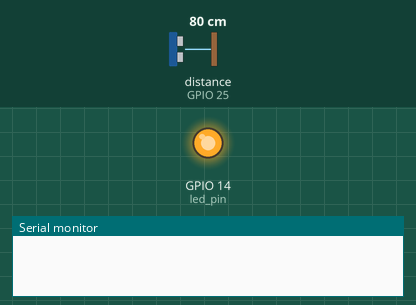
The program below on a simulated ESP32. On the bench: output pins drawn as LEDs (lit = HIGH), the last lines printed to the serial monitor. The inputs (shaded band) are chosen by the test bench; at power-on: distance to the obstacle (sensor on GPIO 25) 80 cm. The echo pulse lasts 58.3 µs per cm.

Above: at 1.3 s.
1.4 s: distance to the obstacle (sensor on GPIO 25) set to 2 cm
At 2.7 s:
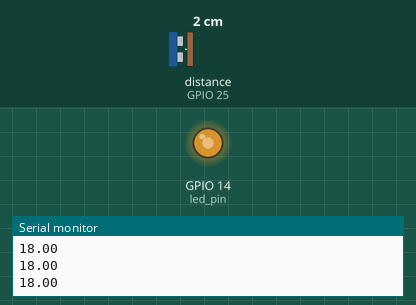
3.0 s: distance to the obstacle (sensor on GPIO 25) set to 9 cm
At 4.1 s:
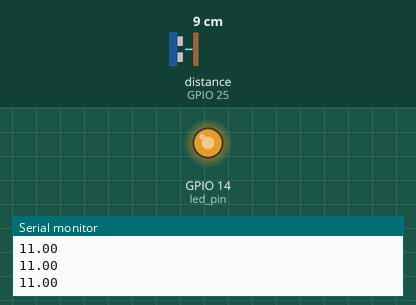
Timing chart, 0 to 6.0 s (numbered marks = the images above; inputs shaded):
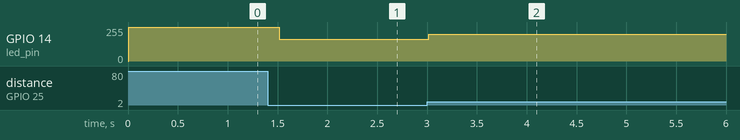

The program:

main.cpp
```cpp
#include <Arduino.h>
#include <Ultrasonic.h>

int led_pin = 14;
int led_pwm = 0;
int trigger = 26;
int echo = 25;
int distancia_min = 20;

Ultrasonic ultrasonic(trigger, echo); // An ultrasonic sensor HC-04

void setup()
{
   Serial.begin(9600);
   pinMode(led_pin, OUTPUT);
   ledcAttachPin(led_pin, led_pwm);//Atribuimos o pino 2 ao canal 0.
   ledcSetup(led_pwm, 1000, 8);//Atribuimos ao canal 0 a frequencia de 1000Hz com resolucao de 8bits.
}

void loop()
{
   float distancia = ultrasonic.read();
   if (distancia <= distancia_min)
   {
      float potencia = distancia_min -distancia;
      Serial.println(potencia);
      ledcWrite(led_pwm, (255-potencia*5));
   }
   else
   {
      ledcWrite(led_pwm, 255);
   }

      delay(500);
}
```

Measured:
- after the input at 1.4 s, GPIO 14 (led_pin): 255/255 → 164/255 after 0.12 s
- after the input at 3.0 s, GPIO 14 (led_pin): 164/255 → 199/255 at once
